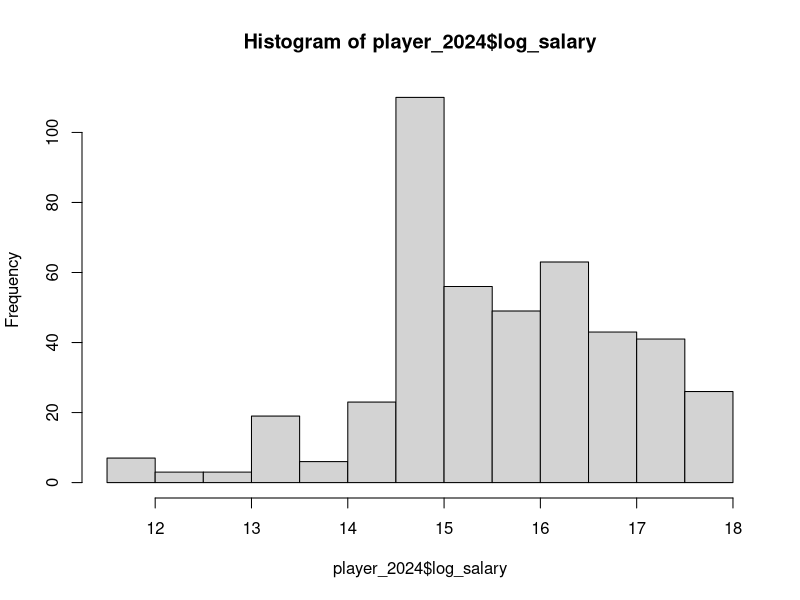
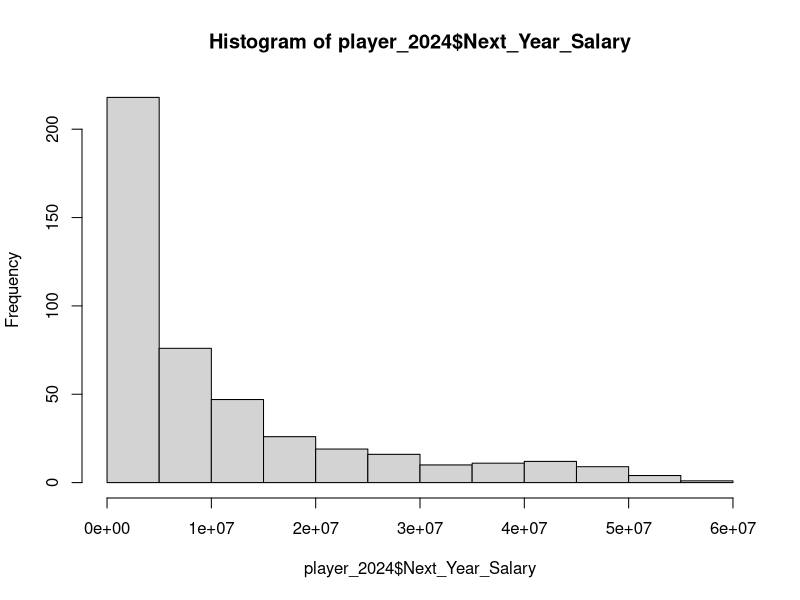
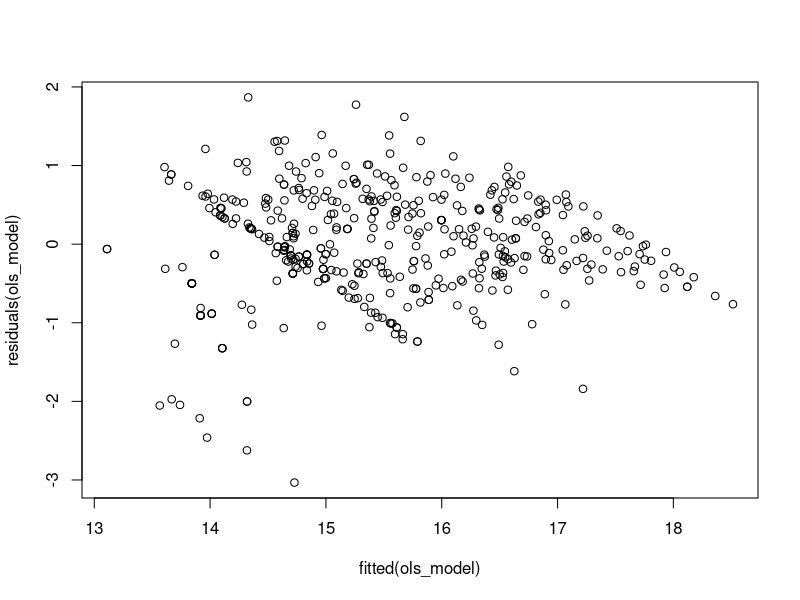
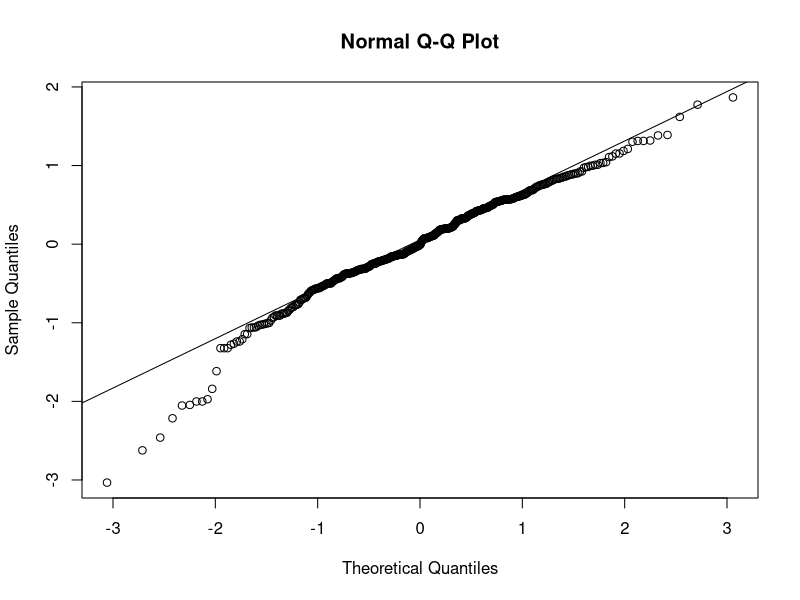
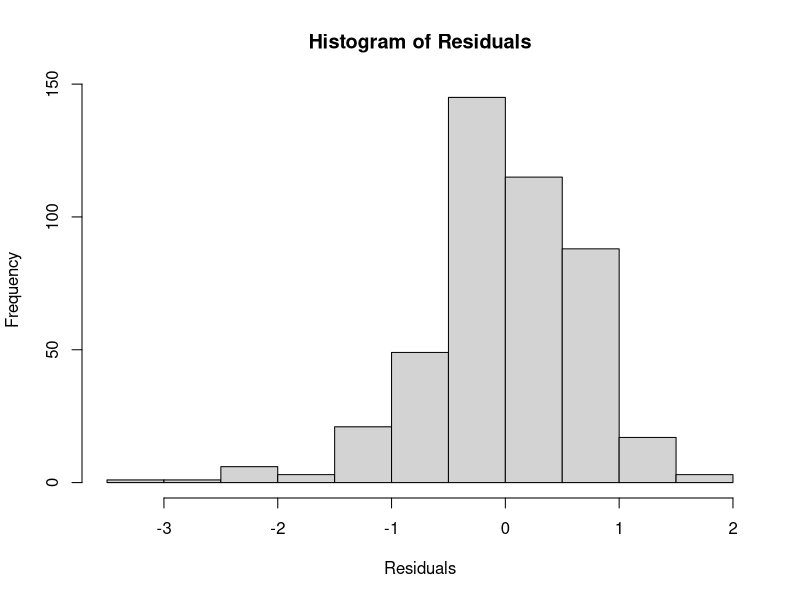

Write the R code that produced these figures, in order.
player_2024 = read.csv('final_2024_player.csv')
player_2024

player_2024 <- player_2024[, !(names(player_2024) %in% c("Salary", "Guaranteed", "Next_Year_Guaranteed", "Awards"))]
player_2024 <- na.omit(player_2024)

player_2024$log_salary <- log(player_2024$Next_Year_Salary)
hist(player_2024$log_salary)
hist(player_2024$Next_Year_Salary)

# weight approach using leverage
ols_model <- lm(log_salary ~ ., data = player_2024)
lev <- hatvalues(ols_model)
player_2024$wts <- 1 / (lev + 1e-6)
player_2024$wts <- 1 / log(player_2024$Next_Year_Salary)
# weight approach using Experience
player_2024$wts <- player_2024$NumOfAwards/ max(player_2024$NumOfAwards, na.rm = TRUE)

wls_model <- lm(log_salary ~ . -Next_Year_Salary -Rk_x -Player -Team -Season, 
                data = player_2024, weights = wts)
summary(wls_model)



ols_model <- lm(log_salary ~ . -Next_Year_Salary -Player -Team -Season, data = player_2024)
plot(fitted(ols_model), residuals(ols_model))
summary(ols_model)

qqnorm(residuals(ols_model))
qqline(residuals(ols_model))

# Histogram of residuals
hist(residuals(ols_model), main = "Histogram of Residuals", xlab = "Residuals")

library(car)
ncvTest(ols_model)

# Identify top outliers
outliers <- ols_model$residuals[abs(ols_model$residuals) > 3 * sd(ols_model$residuals)]
outliers_players <- rownames(outliers)

# Print details of outlier players
player_2024[outliers_players, ]



# Box score model
box_score_vars <- c("Age", "Pos", "G", "MP_x", "PTS", "ORB", "DRB", "TRB", "AST", "STL", "BLK", "TOV.", "FG.", "X3P.", "FT.", "X2P.")

# Advanced metrics model
advanced_vars <- c("Age", "PER", "TS.", "eFG.", "VORP", "WS", "BPM", "OBPM", "DBPM", "USG.", "FTr", "NumOfAwards",
                   "All.Star", "AwardWinner", "FirstTeam", "SecondTeam", "ThridTeam", "DefTeam1", "DefTeam2", "X2023.24_contract_year")

# Build design matrices
X_box <- model.matrix(player_2024$log_salary ~ ., data = player_2024[box_score_vars])
X_adv <- model.matrix(player_2024$log_salary ~ ., data = player_2024[advanced_vars])

# Fit models
wls_box <- lm(player_2024$log_salary ~ ., data = as.data.frame(X_box), weights = player_2024$wts)
wls_adv <- lm(player_2024$log_salary ~ ., data = as.data.frame(X_adv), weights = player_2024$wts)

# Check summaries
summary(wls_box)
summary(wls_adv)